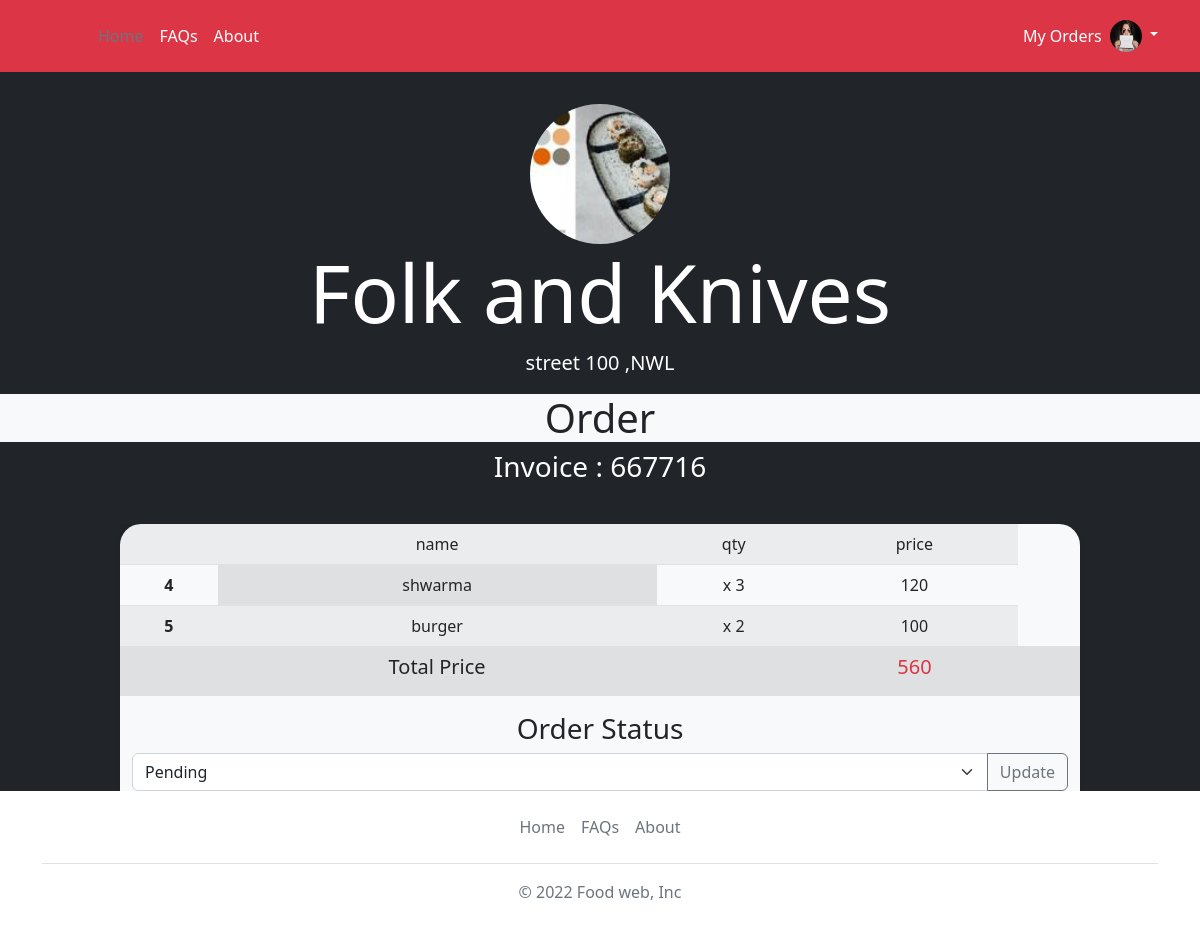
/orders/667716 (signed in), run on the app's committed database.
### foodwebsite/model.py (models this page shows)
class User(db.Model , UserMixin):
    id = db.Column(db.Integer , primary_key = True)
    username = db.Column(db.String(30) , nullable = False)
    email = db.Column(db.String(50) , nullable = False , unique = True )
    image_file = db.Column(db.String(50) , nullable= False , default = 'default.png')
    password = db.Column(db.String(50) , nullable = False )
    city = db.Column(db.String(30))
    restaurant = db.relationship('Restaurant' , backref = 'author',lazy = True)
    order = db.relationship('Orders' , backref = 'order_by',lazy = True)
    cart = db.relationship('Cart' , backref = 'placed_by',lazy = True)

class Restaurant(db.Model):
    id = db.Column(db.Integer , primary_key=True)
    restaurant_name = db.Column(db.String(50) , nullable = False)
    image_file = db.Column(db.String(50) , nullable = False)
    street = db.Column(db.String(150) , nullable= False)
    city = db.Column(db.String(40) , nullable = False)
    user_id = db.Column(db.Integer , db.ForeignKey('user.id') , nullable = False)
    items = db.relationship('Items' , backref = 'owner' , lazy = True)
    order = db.relationship('Orders' , backref = 'order_at',lazy = True)
    cart = db.relationship('Cart' , backref = 'placed_at',lazy = True)

class Orders(db.Model):
    id = db.Column(db.Integer , primary_key = True)
    invoice = db.Column(db.Integer  ,nullable = False )
    quantity = db.Column(db.String(50) , nullable =False)
    orderStatus = db.Column(db.String(50), nullable = False ,default = 'Pending' )
    restaurant_id = db.Column(db.Integer , db.ForeignKey('restaurant.id') , nullable = False)
    user_id = db.Column(db.Integer , db.ForeignKey('user.id') , nullable = False)
    item_id = db.Column(db.Integer , db.ForeignKey('items.id') , nullable = False)

class Items(db.Model):
    id = db.Column(db.Integer , primary_key = True)
    item_name = db.Column(db.String(50) , nullable = False)
    item_image = db.Column(db.String(50) , nullable =False)
    item_category = db.Column(db.String(50) , nullable = False)
    item_price = db.Column(db.String(20) , nullable = False)
    restaurant_id = db.Column(db.Integer , db.ForeignKey('restaurant.id') , nullable = False)
    order = db.relationship('Orders' , backref = 'ordered',lazy = True)
    cart = db.relationship('Cart' , backref = 'placed',lazy = True)

### foodwebsite/orders/routes.py (the view)
@orders.route('/orders/<int:inv>' , methods =['GET' ,'POST'] )
@login_required
def order_data(inv):
    restaurant = Restaurant.query.filter_by(user_id = current_user.id).first()
    if restaurant:
        orders = Orders.query.filter_by(order_at = restaurant).filter_by(invoice = inv)
        total = 0
        for o in orders:
            total = total + (int(o.ordered.item_price) * int(o.quantity))
        if request.method == 'POST':
            print(request.args.get("StatusSelecter"))
            for order in orders:
                order.orderStatus = request.form.get("StatusSelecter")
            db.session.commit()
        return render_template('order.html' , title = 'Orders' , restaurant = restaurant  , orders = orders , total = total)
    else:
        return redirect(url_for('restaurants.my_restaurant'))

### foodwebsite/model.py (called while the page is built)
@login_manager.user_loader
def user_loader(user_id):
    return User.query.get(int(user_id))

### foodwebsite/templates/order.html (shortened to what this page needs)
{% extends 'base.html' %}
{% block content %}
<div class=" ">
<div class="d-md-flex flex-md-equal ">
  <div class="bg-dark col-md-12 mx-auto   text-center text-white overflow-hidden">
    <div class="my-3 py-3">
      <img class="rounded-circle" width="140" height="140"  src="{{ url_for('static' , filename='restaurants/' + restaurant.image_file  )  }}"> </img>
      <h2 class="display-1">{{restaurant.restaurant_name}}<br></h2>
      <p class="lead">{{restaurant.street}} ,{{restaurant.city}}</p>
      <h1 class="  bg-light text-dark">Order <br></h1>
      <h3>Invoice : {{ orders[0].invoice }}</h3>
    </div>
    <div class="bg-light shadow-sm mx-auto" style="width: 80%; height:100%; border-radius: 21px 21px 0 0;">
        <table class="table table-striped table-hover">
          <tbody>
            <tr>
              <th scope="row"  class="table-active"></th>
              <td colspan="2" class="table-active">name </td>
              <td  class="table-active">qty</td>
              <td  class="table-active" colspan="2">price</td>
            </tr>
            {% for order in orders %}
            <tr>
              <th scope="row ">{{ order.id  }}</th>
              <td colspan="2" class="table-active">{{ order.ordered.item_name }}</td>
              <td>x {{ order.quantity }}</td>
              <td colspan="2" >{{ order.ordered.item_price }}</td>
            </tr>
            {% endfor %}
                <tr class="table-active ">
              <th scope="row "> </th>
              <td colspan="2" class="table-active"><h5>Total Price</h5></td>
              <td></td>
              <td colspan="2" class="table-active text-danger"><h5>{{ total }}</h5></td>
              <td colspan="2" > </td>
            </tr>
          </tbody>
          </table>
          <div  class = 'container'>
          <h3 class="text-dark" >Order Status</h3>
             <form method = 'POST'>
            <div class="input-group">
              <select class="form-select" id="StatusSelecter" name = "StatusSelecter"  aria-label="Status Selecter">
                 <option selected>{{orders[0].orderStatus}}</option>
              </select>
              <button class="btn btn-outline-secondary" type="submit" >Update</button>
            </div>
            </form>
          </div>
    </div>
   </div>
</div>
</div>
{% endblock %}

### foodwebsite/templates/base.html (shortened to what this page needs)
<!doctype html>
<html lang="en" >
  <head>
    <link href="https://cdn.jsdelivr.net/npm/bootstrap@5.2.0/dist/css/bootstrap.min.css" rel="stylesheet">
  </head>
  <body>
     <header class="p-3 text-bg-danger">
    <div class="container">
      <div class="d-flex flex-wrap align-items-center justify-content-center justify-content-lg-start">
        <a href="/" class="d-flex align-items-center mb-2 mb-lg-0 text-white text-decoration-none">
          <svg class="bi me-2" width="40" height="32" role="img" aria-label="Bootstrap"><use xlink:href="#bootstrap"/></svg>
        </a>
        <ul class="nav col-12 col-lg-auto me-lg-auto mb-2 justify-content-center mb-md-0">
          <li><a href="{{ url_for('views.home') }}" class="nav-link px-2 text-secondary">Home</a></li>
          <li><a href="{{ url_for('views.faqs') }}" class="nav-link px-2 text-white">FAQs</a></li>
          <li><a href="{{ url_for('views.about') }}" class="nav-link px-2 text-white">About</a></li>
        </ul>
        {% if current_user.is_authenticated %}
        <div class="row m-2"><a class="dropdown-item" href="{{ url_for('orders.my_orders') }}">My Orders</a></div>
        <div class="dropdown text-end">
          <a href="#" class="d-block link-light text-decoration-none dropdown-toggle " data-bs-toggle="dropdown" aria-expanded="false">
            <img src="{{ url_for('static' , filename='profiles/' + current_user.image_file ) }}" alt="mdo" width="32" height="32" class="rounded-circle">
          </a>
        </div>
        {% else %}
        <div class="text-end">
          <a   type="button" class="btn btn-outline-light me-2" href="{{ url_for('auth.login') }}">Login</a>
          <a type="button" class="btn btn-success" href="{{ url_for('auth.register') }}">Sign-up</a>
        </div>
        {% endif %}
      </div>
    </div>
  </header>
    {% block content %}
    {% endblock %}
    <div class="container ">
  <footer class="footer mt-auto py-3 ">
    <ul class="nav justify-content-center border-bottom pb-3 mb-3">
      <li class="nav-item"><a href="{{ url_for('views.home') }}" class="nav-link px-2 text-muted">Home</a></li>
      <li class="nav-item"><a href="{{ url_for('views.faqs') }}" class="nav-link px-2 text-muted">FAQs</a></li>
      <li class="nav-item"><a href="{{ url_for('views.about') }}" class="nav-link px-2 text-muted">About</a></li>
    </ul>
    <p class="text-center text-muted">&copy; 2022 Food web, Inc</p>
  </footer>
</div>
  </body>
</html>

### data on the page
User: image_file (picture)
Restaurant: image_file (picture), restaurant_name "Folk and Knives", street "street 100", city "NWL"
Orders: invoice "667716", id "4", ordered.item_name "shwarma", quantity "3", ordered.item_price "120", StatusSelecter "Pending"
Orders: id "5", ordered.item_name "burger", quantity "2", ordered.item_price "100"

### other printed values
{{ total }} "560"
